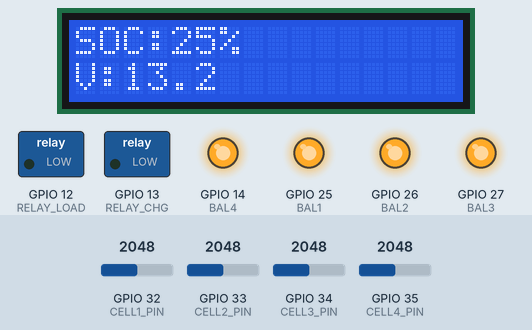
This sketch was run on a simulated ESP32. Parts: 16×2 character LCD, switched loads named in the sketch (green lamp = pin HIGH), output pins drawn as LEDs (lit = HIGH). The test bench sets the inputs (shaded band); at power-on: GPIO 32 (CELL1_PIN) = 2048, GPIO 33 (CELL2_PIN) = 2048, GPIO 34 (CELL3_PIN) = 2048, GPIO 35 (CELL4_PIN) = 2048. WiFi joins after 1.5 s; servers stay silent unless stated.

Above: at 1.9 s.
Timing chart, 0 to 3.4 s (numbered marks = the images above):
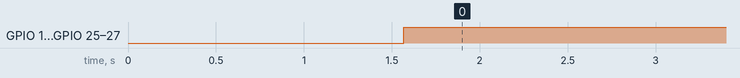

Measured:
- by itself, GPIO 14 (BAL4), GPIO 25 (BAL1), GPIO 26 (BAL2), GPIO 27 (BAL3): LOW → HIGH at 1.6 s

The sketch:

SMART_AI_BMS_ESP32.ino
```cpp
// SMART_AI_BMS_ESP32.ino
// Complete Integrated BMS Firmware
// Board: ESP32 Dev Module

#include <WiFi.h>
#include <ThingSpeak.h>
#include <LiquidCrystal_I2C.h>
#include <math.h>

const char* ssid = "YOUR_WIFI";
const char* password = "YOUR_PASSWORD";
unsigned long channelID = 0000000; // replace
const char* writeAPIKey = "WRITE_API_KEY";

WiFiClient client;
LiquidCrystal_I2C lcd(0x27,16,2);

#define CELL1_PIN 32
#define CELL2_PIN 33
#define CELL3_PIN 34
#define CELL4_PIN 35

#define BAL1 25
#define BAL2 26
#define BAL3 27
#define BAL4 14

#define RELAY_LOAD 12
#define RELAY_CHG  13

#define ADC_MAX 4095.0
#define ADC_REF 3.3
#define CELL_MAX 4.2
#define CELL_MIN 3.0
#define BAL_THRESHOLD 0.05

float cell[4];
float packVoltage;
float soc;

typedef enum {FAULT_NONE,FAULT_OVERVOLT,FAULT_UNDERVOLT,FAULT_CELL_IMBALANCE,FAULT_AI} FaultType;
FaultType faultCode;

typedef enum {STATE_IDLE,STATE_CHARGING,STATE_DISCHARGING,STATE_FAULT} BMS_State;
BMS_State bmsState;

float w1[1][3]={{0.6,-0.4,0.3}};
float w2[3]={0.5,0.6,-0.3};
float b1[3]={0.1,0.2,0.1};
float b2=0.05;

float relu(float x){return x>0?x:0;}
float sigmoid(float x){return 1.0/(1+exp(-x));}

float readCell(int pin){return analogRead(pin)/ADC_MAX*ADC_REF*2.0;}

float calcSOC(){float avg=(cell[0]+cell[1]+cell[2]+cell[3])/4;return constrain((avg-CELL_MIN)/(CELL_MAX-CELL_MIN)*100,0,100);}

float predictAI(float v){float h[3];for(int i=0;i<3;i++)h[i]=relu(b1[i]+v*w1[0][i]);float o=b2;for(int i=0;i<3;i++)o+=h[i]*w2[i];return sigmoid(o);}

void balance(){float m=cell[0];for(int i=1;i<4;i++)if(cell[i]>m)m=cell[i];digitalWrite(BAL1,cell[0]>m-BAL_THRESHOLD);digitalWrite(BAL2,cell[1]>m-BAL_THRESHOLD);digitalWrite(BAL3,cell[2]>m-BAL_THRESHOLD);digitalWrite(BAL4,cell[3]>m-BAL_THRESHOLD);}

FaultType detectFault(float ai){float maxV=cell[0],minV=cell[0];for(int i=1;i<4;i++){maxV=max(maxV,cell[i]);minV=min(minV,cell[i]);}if(maxV>CELL_MAX)return FAULT_OVERVOLT;if(minV<CELL_MIN)return FAULT_UNDERVOLT;if((maxV-minV)>0.15)return FAULT_CELL_IMBALANCE;if(ai>0.6)return FAULT_AI;return FAULT_NONE;}

void updateState(){if(faultCode!=FAULT_NONE){bmsState=STATE_FAULT;return;}if(packVoltage<15.5)bmsState=STATE_CHARGING;else if(packVoltage>16.6)bmsState=STATE_IDLE;else bmsState=STATE_DISCHARGING;}

void controlRelays(){digitalWrite(RELAY_LOAD,LOW);digitalWrite(RELAY_CHG,LOW);if(bmsState==STATE_CHARGING)digitalWrite(RELAY_CHG,HIGH);if(bmsState==STATE_DISCHARGING)digitalWrite(RELAY_LOAD,HIGH);}

void setup(){Serial.begin(9600);lcd.init();lcd.backlight();pinMode(RELAY_LOAD,OUTPUT);pinMode(RELAY_CHG,OUTPUT);pinMode(BAL1,OUTPUT);pinMode(BAL2,OUTPUT);pinMode(BAL3,OUTPUT);pinMode(BAL4,OUTPUT);WiFi.begin(ssid,password);while(WiFi.status()!=WL_CONNECTED)delay(500);ThingSpeak.begin(client);}

void loop(){cell[0]=readCell(CELL1_PIN);cell[1]=readCell(CELL2_PIN);cell[2]=readCell(CELL3_PIN);cell[3]=readCell(CELL4_PIN);packVoltage=cell[0]+cell[1]+cell[2]+cell[3];soc=calcSOC();float ai=predictAI(packVoltage);faultCode=detectFault(ai);updateState();controlRelays();balance();ThingSpeak.setField(1,packVoltage);ThingSpeak.setField(2,soc);ThingSpeak.setField(3,faultCode);ThingSpeak.writeFields(channelID,writeAPIKey);lcd.clear();lcd.setCursor(0,0);lcd.print("SOC:");lcd.print(soc,0);lcd.print("%");lcd.setCursor(0,1);lcd.print("V:");lcd.print(packVoltage,1);delay(20000);}
```
